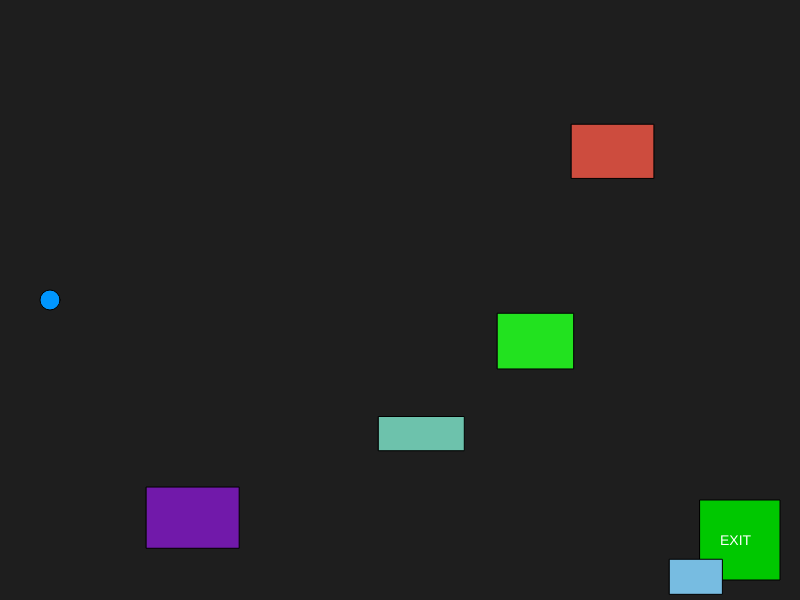
Frame 1 (no input)
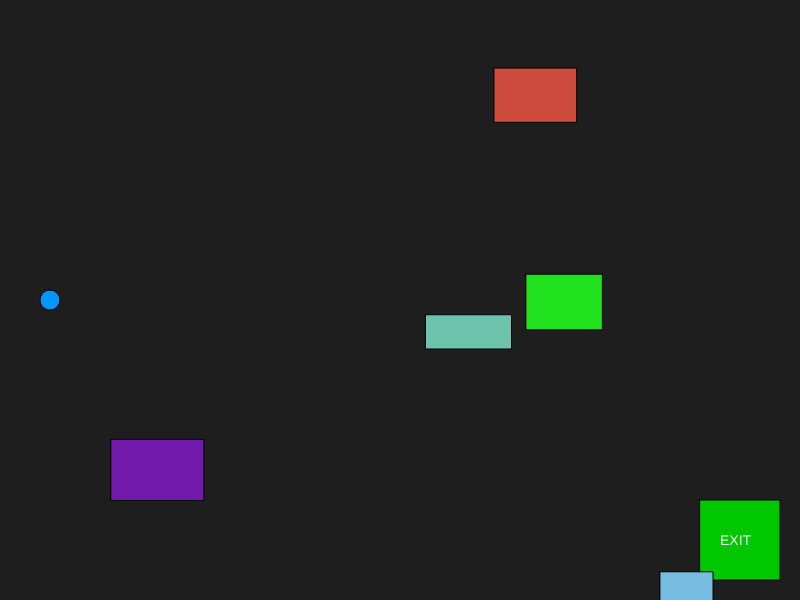
Frame 60 (no input)
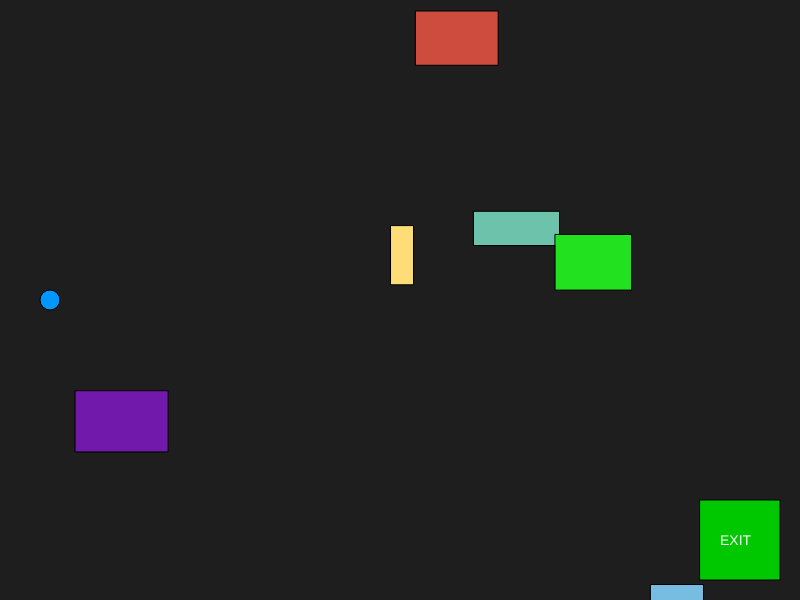
Frame 120 (the mouse pressed at the canvas centre since frame 60)

The p5.js sketch that drew these frames (run headless with seeded random() and noise() and a simulated clock; from frame 60 on, the mouse is pressed at the canvas centre):

// p5.js sketch
// ── sketch.js
let obstacles = [];
let player;
let exitArea;
let gameWon = false;

function setup() {
  createCanvas(800, 600);

  // Create player
  player = createVector(50, height / 2);

  // Create exit area
  exitArea = {
    x: width - 100,
    y: height - 100,
    w: 80,
    h: 80
  };

  // Create initial obstacles
  for (let i = 0; i < 5; i++) {
    obstacles.push(createRandomObstacle(true)); // moving
  }
}

function draw() {
  background(30);

  // Exit area
  fill(0, 200, 0);
  rect(exitArea.x, exitArea.y, exitArea.w, exitArea.h);
  textSize(14);
  fill(255);
  text("EXIT", exitArea.x + 20, exitArea.y + 45);

  // Draw and update obstacles
  for (let obs of obstacles) {
    fill(obs.color);
    rect(obs.x, obs.y, obs.w, obs.h);

    if (obs.moving) {
      obs.x += obs.vx;
      obs.y += obs.vy;

      // Wrap around
      if (obs.x > width) obs.x = -obs.w;
      if (obs.x + obs.w < 0) obs.x = width;
      if (obs.y > height) obs.y = -obs.h;
      if (obs.y + obs.h < 0) obs.y = height;
    }
  }

  // Draw player
  fill(0, 150, 255);
  ellipse(player.x, player.y, 20, 20);

  if (gameWon) {
    textSize(48);
    fill(255);
    textAlign(CENTER, CENTER);
    text("You Win!", width / 2, height / 2);
    noLoop();
  }

  checkWin();
}

function keyPressed() {
  const speed = 5;
  if (key === 'w' || key === 'W') player.y -= speed;
  if (key === 's' || key === 'S') player.y += speed;
  if (key === 'a' || key === 'A') player.x -= speed;
  if (key === 'd' || key === 'D') player.x += speed;
}

function mousePressed() {
  // Add a new obstacle at mouse location, random size, color, and moving
  obstacles.push({
    x: mouseX,
    y: mouseY,
    w: random(20, 60),
    h: random(20, 60),
    color: color(random(255), random(255), random(255)),
    vx: random(-2, 2),
    vy: random(-2, 2),
    moving: true
  });
}

function createRandomObstacle(moving) {
  return {
    x: random(width),
    y: random(height),
    w: random(30, 100),
    h: random(30, 100),
    color: color(random(255), random(255), random(255)),
    vx: moving ? random(-2, 2) : 0,
    vy: moving ? random(-2, 2) : 0,
    moving: moving
  };
}

function checkWin() {
  if (
    player.x > exitArea.x &&
    player.x < exitArea.x + exitArea.w &&
    player.y > exitArea.y &&
    player.y < exitArea.y + exitArea.h
  ) {
    gameWon = true;
  }
}
